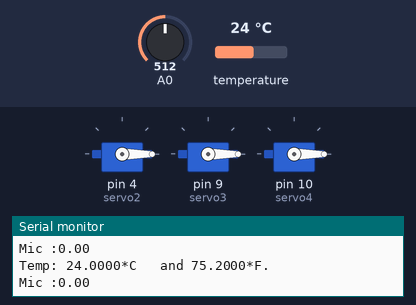
Bench run of a sketch on a simulated Arduino Uno, built with avr-gcc and run on an emulated ATmega328P. Shown: 3 × servo, the last lines printed to the serial monitor. The inputs (shaded band) are chosen by the test bench; at power-on: temperature 24 °C, A0 = 512.

Above: at 1.2 s.
1.3 s: temperature set to 26 °C
4.3 s: temperature set to 29 °C
At 4.83 s:
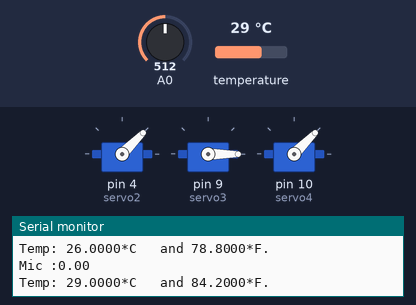
7.3 s: temperature set to 12 °C
At 7.58 s:
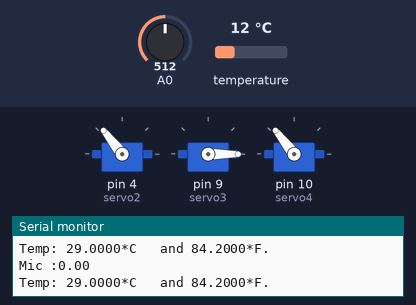
9.5 s: A0 set to 248
11.0 s: A0 set to 229
14.0 s: A0 set to 487
15.5 s: A0 set to 522
Timing chart, 0 to 18.5 s (numbered marks = the images above; inputs shaded):
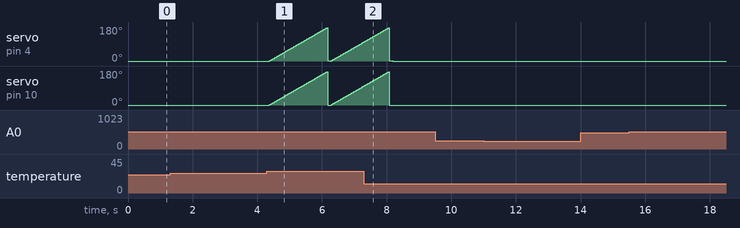

Measured:
- the behaviour switches between 27 and 28 °C on temperature (found by bisection; images 0 and 1)
- after the input at 7.3 s, servo on pin 4 (servo2): goes on until 8.2 s, then stays 0°; servo on pin 10 (servo4): goes on until 8.1 s, then stays 0°

The sketch:

_FINAL_2.0.ino
```cpp
#include <dht.h>
#include <Wire.h>
#include "Adafruit_MCP9808.h"
#include <Servo.h>


//NEO PIXEL
#include <Adafruit_NeoPixel.h>
#ifdef __AVR__
#include <avr/power.h>
#endif
#define NUMPIXELS      6
#define PIN            6
const int trigPin = 2;
Adafruit_NeoPixel pixels = Adafruit_NeoPixel(NUMPIXELS, PIN, NEO_GRB + NEO_KHZ800);

//microphone
const int sampleWindow = 50; // Sample window width in mS (50 mS = 20Hz)
int sample;

Servo servo1;//create servo object to control a servo
Servo servo2;
Servo servo3;
Servo servo4;
dht DHT;
#define DHT11_PIN 7 // pin for humidity sensor
Adafruit_MCP9808 tempsensor = Adafruit_MCP9808();
int i = 0;


void setup() {
  //servo1.attach(5);//attachs the servo on pin 5 to servo object
  servo2.attach(4);
  servo3.attach(9);
  servo4.attach(10);
  servo1.write(0);//position at 0 degrees
  servo2.write(0);
  servo3.write(0);
  servo4.write(0);
  //pixels.setBrightness(50);
  //pixels.begin();
  Serial.begin(9600);
  while (!Serial); //waits for serial terminal to be open, necessary in newer arduino boards.
  Serial.println("MCP9808 demo");

  if (!tempsensor.begin(0x18)) {
    Serial.println("Couldn't find MCP9808! Check your connections and verify the address is correct.");
    while (1);
  }
  Serial.println("Found MCP9808!");
}

void loop() {

// //LED
//  for (int i = 0; i < NUMPIXELS; i++) {
//    pixels.setPixelColor(i, pixels.Color(255, 255, 255));
//    pixels.show();
//  }


  ////Humidity
  //  int chk = DHT.read11(DHT11_PIN); // the follow is just so that I can see the readings come out properly
  // // Serial.print("Current humidity = ");
  // // Serial.print(DHT.humidity);
  // // Serial.print("%");
  // //  delay(800);
  // // Serial.println();
  //  if (DHT.humidity > 90) {
  //    for (i = 0; i < 177; i++) {
  //      servo1.write(i);
  //      delay(10);
  //    }
  //    for (i = 177; i > 0; i--) {
  //      servo1.write(i);
  //      delay(10);
  //    }
  //  } else {
  //    servo1.write(0);
  //  }


  //Temperature
  tempsensor.wake();   // wake up, ready to read!

  float c = tempsensor.readTempC();
  float f = tempsensor.readTempF();
  Serial.print("Temp: ");
  Serial.print(c, 4); Serial.print("*C\t and ");
  Serial.print(f, 4); Serial.println("*F.");
  Serial.println();
  if (f > 82) {
    for (i = 0; i < 177; i++) {
     // servo3.write(i);
      servo2.write(i);
      servo4.write(i);
      delay(10);
    }
    for (i = 177; i > 0; i--)
      //servo3.write(i);
    servo2.write(i);
    servo4.write(i);
    delay(10);
  } else {
    servo2.write(0);
    servo4.write(0);
  }


  //Microphone
  long startMillis = millis(); // Start of sample window
  int peakToPeak = 0;   // peak-to-peak level
  int signalMax = 0;
  int signalMin = 1024;

  //collect data for 50 mS
  while (millis() - startMillis < sampleWindow)
  {
    sample = analogRead(0);
    if (sample < 1024)  // toss out spurious readings
    {
      if (sample > signalMax)
      {
        signalMax = sample;  // save just the max levels
      }
      else if (sample < signalMin)
      {
        signalMin = sample;  // save just the min levels
      }
    }
  }
  peakToPeak = signalMax - signalMin;  // max - min = peak-peak amplitude
  double volts = (peakToPeak * 5.0) / 1024;  // convert to volts

  Serial.print("Mic :");
  Serial.println(volts);


  //MIC MOVEMENT
  if (volts > 1.35) {
    for (i = 0; i < 177; i++) {
      //servo4.write(i);
      servo3.write(i);
      delay(10);
    }
    for (i = 177; i > 0; i--) {
      servo3.write(i);
     // servo4.write(i);

      delay(10);
    }
  } else {
    servo3.write(0);
     //servo4.write(0);
  }
}
```
